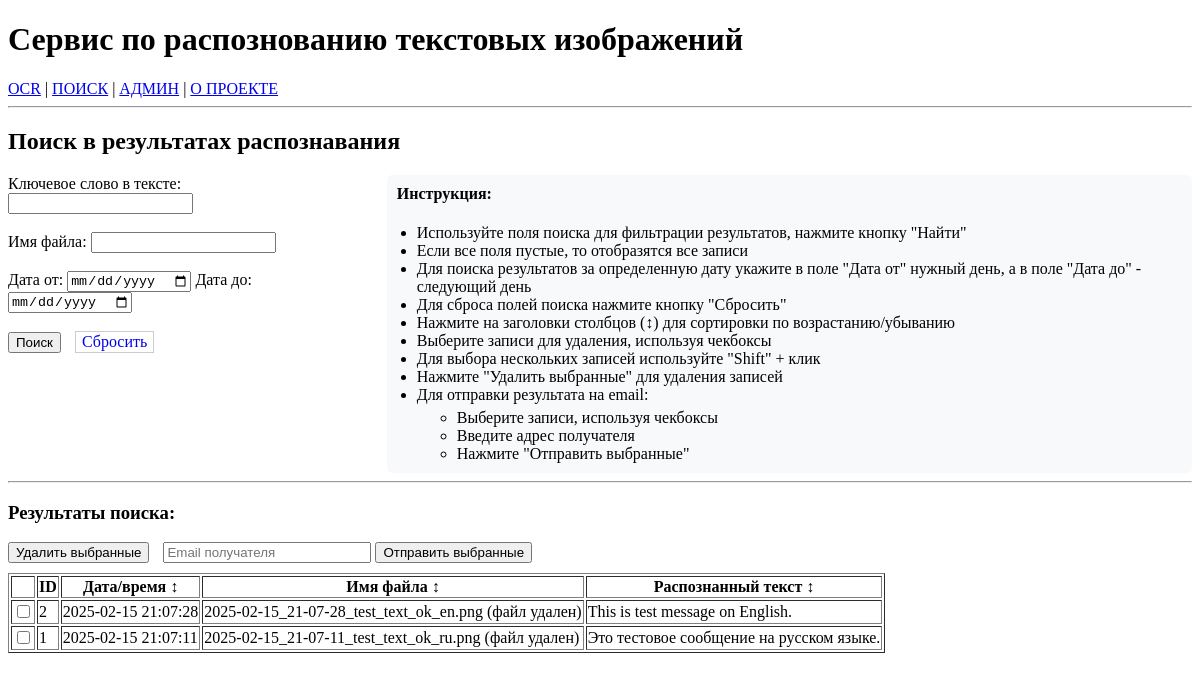
Page /records/ on the earlier database version.
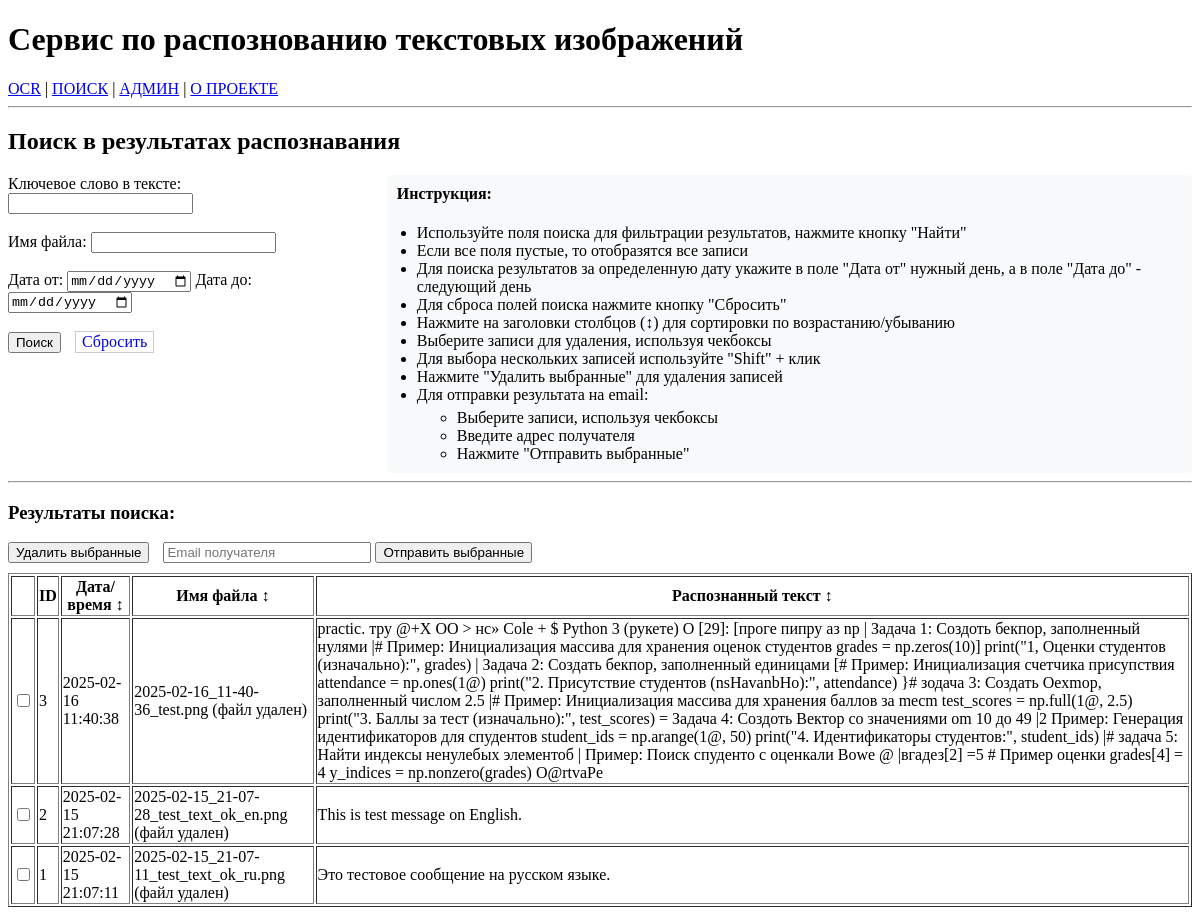
Same page on the later database version.
### repository/repository.py (models this page shows, shortened)
class OcrData(Base):
    __tablename__ = 'ocr_data'
    id = Column(Integer, primary_key=True)  # Автоинкремент по умолчанию
    date_time = Column(DateTime, default=datetime.now)
    file_name = Column(String)
    ocr_txt = Column(String)
    status = Column(String)

### app/main.py (the view)
@app.get("/records/")              # <-- Обратите внимание на слеш в конце
async def records_page(
    request: Request,
    keyword: Optional[str] = None,
    filename: Optional[str] = None,
    date_from: Optional[str] = None,
    date_to: Optional[str] = None
):
    date_from_obj = datetime.strptime(date_from, '%Y-%m-%d') if date_from else None
    date_to_obj = datetime.strptime(date_to, '%Y-%m-%d') if date_to else None
    if any([keyword, filename, date_from, date_to]):
        data = repository.search_documents(
            keyword=keyword,
            filename=filename,
            date_from=date_from_obj,
            date_to=date_to_obj
        )
    else:
        data = repository.get_all()
    for item in data:
        if item['file_name'].startswith('repository/files/'):
            item['file_exists'] = Path(item['file_name']).exists()
    return templates.TemplateResponse(
        "search.html",
        {
            "request": request,
            "data": data,
            "keyword": keyword,
            "filename": filename,
            "date_from": date_from,
            "date_to": date_to
        }
    )

### app/templates/search.html (shortened to what the changed rows need)
{% extends "base.html" %}
{% block content %}
<h2>Поиск в результатах распознавания</h2>
{% if data %}
<div id="result">
    <table border="1">
        <tr>
            <th></th>
            <th>ID</th>
            <th style="cursor: pointer;" onclick="sortTable(1)">Дата/время ↕</th>
            <th style="cursor: pointer;" onclick="sortTable(2)">Имя файла ↕</th>
            <th style="cursor: pointer;" onclick="sortTable(3)">Распознанный текст ↕</th>
        </tr>
        {% for item in data %}
        <tr>
            <td><input type="checkbox" class="record-checkbox" value="{{ item.id }}"></td>
            <td>{{ item.id }}</td>
            <td>{{ item.date_time }}</td>
            <td>
                {% if item.file_name != "--" %}
                    {% if item.file_name.startswith('repository/files/') %}
                        {% if item.file_exists %}
                            <a href="/static/{{ item.file_name }}" target="_blank" title="Открыть изображение">{{ item.file_name.split('/')[-1] }}</a>
                        {% else %}
                            {{ item.file_name.split('/')[-1] }} (файл удален)
                        {% endif %}
                    {% else %}
                        {{ item.file_name }}
                    {% endif %}
                {% else %}
                    {{ item.file_name }}
                {% endif %}
            </td>
            <td>{{ item.ocr_txt }}</td>
        </tr>
        {% endfor %}
    </table>
</div>
{% else %}
<p>Нет данных.</p>
{% endif %}
{% endblock %}

Differences in the rows shown:
added OcrData: id "3", date_time "2025-02-16 11:40:38", file_name "2025-02-16_11-40-36_test.png", ocr_txt "practic. тру @+X OO > нс» Cole + $ Python 3 (рукете) О [29]: [проге пипру аз np | Задача 1: Создоть бекпор, заполненный нулями |# Пример: Инициализация массива для хранения оценок студентов grades = np.zeros(10)] print(\"1, Оценки студентов (изначально):\", grades) | Задача 2: Создать бекпор, заполненный единицами [# Пример: Инициализация счетчика присупствия attendance = np.ones(1@) print(\"2. Присутствие студентов (nsHavanbHo):\", attendance) }# зодача 3: Создать Oexmop, заполненный числом 2.5 |# Пример: Инициализация массива для хранения баллов за mecm test_scores = np.full(1@, 2.5) print(\"3. Баллы за тест (изначально):\", test_scores) = Задача 4: Создоть Вектор со значениями om 10 до 49 |2…"
